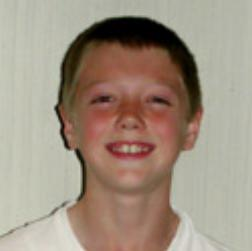
#> input picture images/15_0_0_20170102234355667.jpg, 252 x 251 px; its folder holds only this picture in this run
$ jupyter execute --allow-errors age_prediction_cnn.ipynb
#> lines starting #> are read from the running program, lines starting #| are printed output that depends on the picture; long printed decimals are rounded
[cell 1]
import os
import cv2

1. Data Setup

[cell 2]
image_dir = "./images"
images, labels = [], []

for file_name in os.listdir(image_dir):
    parts = os.path.splitext(file_name)[0].split("_")
    if len(parts) != 4 or any(p == "" for p in parts):
        continue

    age, gender, race, date = int(parts[0]), int(parts[1]), int(parts[2]), parts[3]
    if not (0 <= age <= 116 and gender in (0, 1) and 0 <= race <= 4 and len(date) == 17):
        continue

    img_path = os.path.join(image_dir, file_name)
    img = cv2.imread(img_path)
#> img is the input picture: shape (251, 252, 3); mean B, G, R 129.5, 145.1, 159.8

    images.append(img)
    labels.append({
        "age": age,
        "gender": gender,
        "race": race,
        "datetime": date
    })

print(len(images))
#| 1

2. Data Exploration & Visualisation

[cell 3]
import random
import matplotlib.pyplot as plt
import seaborn as sns

[cell 4]
# Visualize random sample
plt.figure(figsize=(10, 6))
for i in range(9):  # show 9 random images
    idx = random.randint(0, len(images) - 1)
    img = images[idx]
    label = labels[idx]

    plt.subplot(3, 3, i + 1)
    plt.imshow(cv2.cvtColor(img, cv2.COLOR_BGR2RGB))  # convert BGR -> RGB for matplotlib
    plt.axis("off")
    plt.title(f'Age:{label["age"]}\nGender:{label["gender"]} Race:{label["race"]}')
plt.tight_layout()
plt.show()
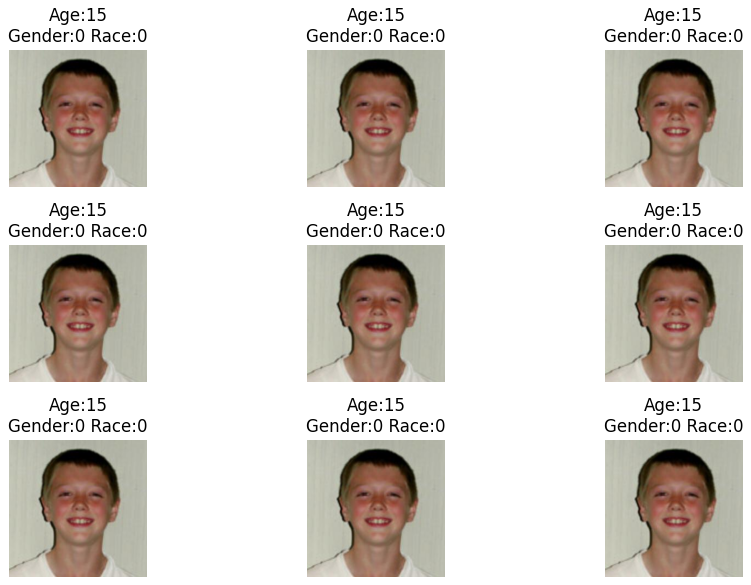
#> figure drawn by matplotlib, 9 panels

# Plot age distribution (histogram)
genders = [i["gender"] for i in labels]
races = [i["race"] for i in labels]
age_list = [i["age"] for i in labels]

plt.figure(figsize=(8, 5))
sns.histplot(age_list, color='blue')
plt.title('Age Distribution')
plt.xlabel('Age')
plt.ylabel('Frequency')
plt.show()
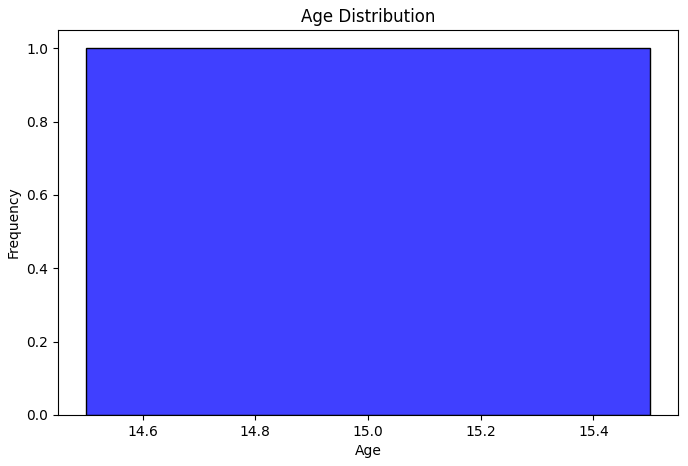
#> figure drawn by matplotlib, 1 panel

# Check class balance
fig, axes = plt.subplots(1, 2, figsize=(12, 5))

sns.countplot(x=genders, ax=axes[0])
axes[0].set_title("Gender Balance (0=Male, 1=Female)")
axes[0].set_xlabel("Gender")
axes[0].set_ylabel("Count")

sns.countplot(x=races, ax=axes[1])
axes[1].set_title("Race Balance")
axes[1].set_xlabel("Race")
axes[1].set_ylabel("Count")

plt.show()
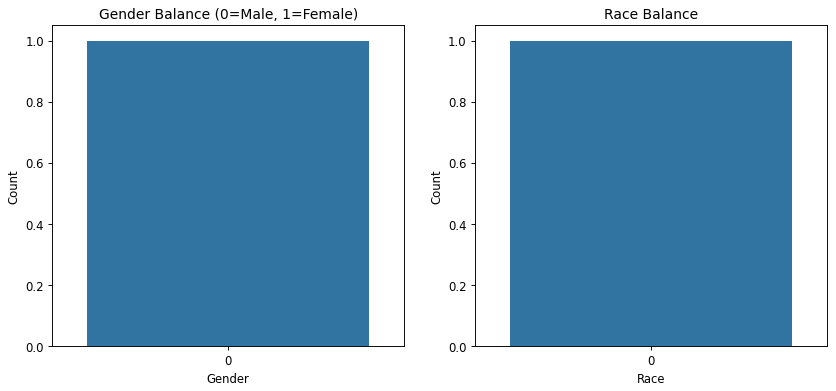
#> figure drawn by matplotlib, 2 panels

# Identify potential biases (e.g., gender, ethnicity, lighting)
plt.figure(figsize=(10, 5))
sns.boxplot(x=genders, y=[i["age"] for i in labels])
plt.title("Age Distribution by Gender")
plt.xlabel("Gender (0=Male, 1=Female)")
plt.ylabel("Age")
plt.show()
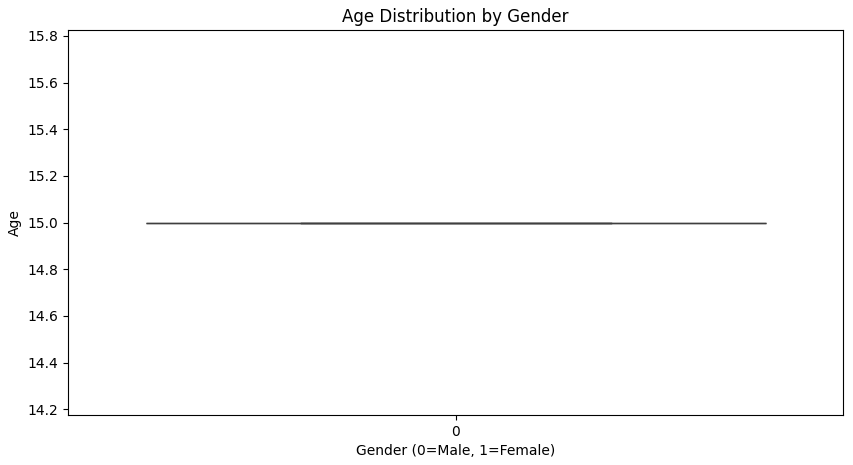
#> figure drawn by matplotlib, 1 panel

plt.figure(figsize=(10, 5))
sns.boxplot(x=races, y=[i["age"] for i in labels])
plt.title("Age Distribution by Race")
plt.xlabel("Race")
plt.ylabel("Age")
plt.show()
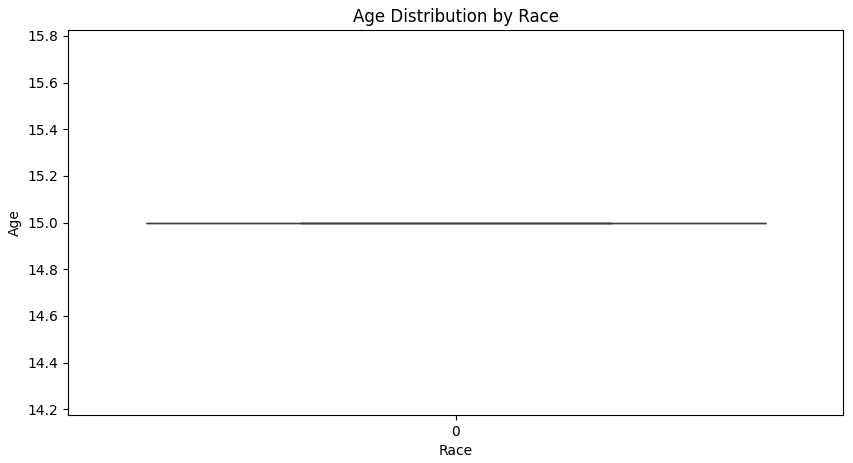
#> figure drawn by matplotlib, 1 panel

3. Data Preprocessing

[cell 5]
# for memory-safe preprocessing
# FREE RAM (safe to run even if vars don't exist)
import gc
for name in ["X", "X_tmp", "X_train", "X_val", "X_test", "dbg_X", "dbg_y", "dbg_w"]:
    if name in globals():
        del globals()[name]
gc.collect()

import cv2
import numpy as np
from sklearn.model_selection import train_test_split
from collections import Counter
import matplotlib.pyplot as plt

# reproducibility
RANDOM_SEED = 42
rng = np.random.default_rng(RANDOM_SEED)

# preprocessing settings
TARGET_SIZE = (224, 224)    # (W, H). If RAM is super tight, use (160,160) or (128,128)
NORMALIZE_01 = True         # we'll scale to [0,1] in the generator
STANDARDIZE = False         # optional: apply (x-mean)/std after normalization (see 3.F)

# split ratios
TEST_SIZE = 0.15
VAL_SIZE  = 0.15  # of total

# stratification bins
AGE_BINS = [0, 5, 12, 18, 30, 45, 60, 80, 200]

# sanity check that points 1–2 ran:
assert "images" in globals() and "labels" in globals(), "Run your dataset loading first (points 1–2)."

[cell 6]
# LABEL ARRAYS
ages    = np.array([d["age"]    for d in labels], dtype=np.float32)  # regression target
genders = np.array([d["gender"] for d in labels], dtype=np.int32)
races   = np.array([d["race"]   for d in labels], dtype=np.int32)

print(f"N={len(ages)} samples")

[cell 7]
# STREAM PREPROCESS -> MEMMAP (avoids huge RAM use)

out_shape = (len(images), TARGET_SIZE[1], TARGET_SIZE[0], 3)  # (N, H, W, 3)
#> out_shape = (1, 224, 224, 3)
mm_path = "preprocessed_images.dat"

# Create memmap for writing
X_mm = np.memmap(mm_path, dtype=np.uint8, mode='w+', shape=out_shape)

def to_rgb_resized_uint8(img_bgr, target_size=TARGET_SIZE):
    img = cv2.resize(img_bgr, target_size, interpolation=cv2.INTER_AREA)
    img = cv2.cvtColor(img, cv2.COLOR_BGR2RGB)
    return img  # uint8

CHUNK = 256
for start in range(0, len(images), CHUNK):
    end = min(start + CHUNK, len(images))
    for i in range(start, end):
        X_mm[i] = to_rgb_resized_uint8(images[i])
    X_mm.flush()
#> this loop made 1 pass
#> end on pass 1: 1

# Free original full-res images to reclaim RAM
images = None
gc.collect()

print("Memmap written:", X_mm.shape, X_mm.dtype, "->", mm_path)
#| Memmap written: (1, 224, 224, 3) uint8 -> preprocessed_images.dat

[cell 8]
# STRATIFIED SPLIT BY AGE BINS (indices only; data stays on disk)
bins_idx = np.digitize(ages, AGE_BINS, right=False) - 1
idx_all = np.arange(len(ages))

# test split
#> (the rest of this cell did not finish here and is left out)

[cell 9]
# VISUALIZE STRATIFIED SPLITS: counts + percentages by age bin

# 1) Build ordered counts per bin
K = len(AGE_BINS) - 1  # number of bins
bin_labels = []
for i in range(K):
    lo, hi = AGE_BINS[i], AGE_BINS[i+1]
    if i < K - 1:
        bin_labels.append(f"{lo}–{hi-1}")
    else:
        bin_labels.append(f"{lo}+")

def counts_in_order(counter, K):
    return np.array([counter.get(i, 0) for i in range(K)], dtype=np.int32)

#> (the rest of this cell did not finish here and is left out)

[cell 10]
# AUGMENTATION UTILS
# [45 lines left out: functions random_hflip, random_rotate, random_crop_and_resize, random_brightness_contrast, add_gaussian_noise, augment_once, not called in this run]

[cell 11]
# quick check: one image (original vs augmented)

# reopen memmap in case of kernel restarts
X_mm = np.memmap(mm_path, dtype=np.uint8, mode='r', shape=out_shape)

#> (the rest of this cell did not finish here and is left out)

[cell 12]
# SAMPLE WEIGHTS (inverse-frequency by bin)
# [4 lines left out: function make_sample_weights, not called in this run]

#> (the rest of this cell did not finish here and is left out)

#> (a cell that did not finish here is left out)

[cell 14]
# BATCH GENERATORS FROM MEMMAP

# reopen memmap in read-only mode (robust if kernel restarts)
X_mm = np.memmap(mm_path, dtype=np.uint8, mode='r', shape=out_shape)

# [27 lines left out: functions train_batch_generator, val_batch_iterator, not called in this run]

# Debug one batch:
#> (the rest of this cell did not finish here and is left out)

[cell 15]
import torch

#> (the rest of this cell did not finish here and is left out)

[cell 16]
fig, axes = plt.subplots(2, 4, figsize=(10,5))
#> (the rest of this cell did not finish here and is left out)

[cell 17]
X_mm = np.memmap(mm_path, dtype=np.uint8, mode='r', shape=out_shape)

# Pick one random training sample
#> (the rest of this cell did not finish here and is left out)

[cell 18]
# MEAN/STD (for STANDARDIZE=True later)
sum_ = np.zeros(3, dtype=np.float64)
sum_sq = np.zeros(3, dtype=np.float64)
count = 0

CHUNK = 512
for start in range(0, len(X_mm), CHUNK):
    end = min(start + CHUNK, len(X_mm))
    batch = X_mm[start:end].astype(np.float32) / 255.0
    sum_   += batch.sum(axis=(0,1,2))
    sum_sq += (batch**2).sum(axis=(0,1,2))
    count  += (batch.shape[0] * batch.shape[1] * batch.shape[2])
#> this loop made 1 pass
#> (end, sum_, sum_sq, count) on pass 1: (1, [31434.1, 28556.4, 25472.1], [21283.2, 18654.6, 15429.5], 50176)
#> after the loop, count = 50176

channel_mean = (sum_ / count).astype(np.float32)
#> channel_mean = [0.626, 0.569, 0.508]
channel_var  = (sum_sq / count) - (channel_mean**2)
#> channel_var = [0.0317, 0.0479, 0.0498]
channel_std  = np.sqrt(np.maximum(channel_var, 1e-12)).astype(np.float32)
#> channel_std = [0.178, 0.219, 0.223]

print("Channel mean:", channel_mean, "std:", channel_std)
#| Channel mean: [0.6265  0.5691  0.5077] std: [0.178 0.2188  0.2231]

[cell 19]
# PyTorch adapter for generators
# [11 lines left out: function torchify_batch, not called in this run]

# Example: get one batch from a train generator
#> (the rest of this cell did not finish here and is left out)

4. Modell-Erstellung

[cell 20]
from tensorflow.keras import layers, models, regularizers

#> (a cell that did not finish here is left out)

Das Modell ist so aufgebaut, dass es Gesichter schrittweise von einfachen zu komplexeren Merkmalen analysiert. Es besteht aus drei Convolutional-Blöcken mit zunehmender Filteranzahl, die durch Batch Normalization stabilisiert und mithilfe von Dropout vor Overfitting geschützt werden. Anschließend kombinieren dichte Schichten die extrahierten Merkmale, um relevante Zusammenhänge für die Altersschätzung zu erkennen. Da es sich um eine Regressionsaufgabe handelt, besitzt das Modell eine lineare Ausgabeschicht mit nur einem Neuron. Als Loss-Funktion wird der Mean Absolute Error verwendet, da dieser gut interpretierbar und robust gegenüber Ausreißern ist.

5. Training

[cell 22]
#Setup the Imports & Data

import numpy as np
from sklearn.model_selection import train_test_split
import tensorflow as tf
from tensorflow.keras import callbacks

# Load the memmap file created in step 3
mm_path = "preprocessed_images.dat"
N = len(ages)  # same length as your labels
X_mm = np.memmap(mm_path, dtype=np.uint8, mode='r', shape=(N, 224, 224, 3))

# Normalize to [0,1]
X = X_mm.astype(np.float32) / 255.0
y = np.array(ages, dtype=np.float32)
#> y = [15]

# Split into train/validation/test
#> (the rest of this cell did not finish here and is left out)

$ run again, on images/1_0_3_20161220144649151.jpg
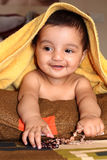
#> input picture images/1_0_3_20161220144649151.jpg, 107 x 160 px
#> img is the input picture: shape (160, 107, 3); mean B, G, R 81.3, 120.5, 171.9
#| 1
#> `plt.show()`:
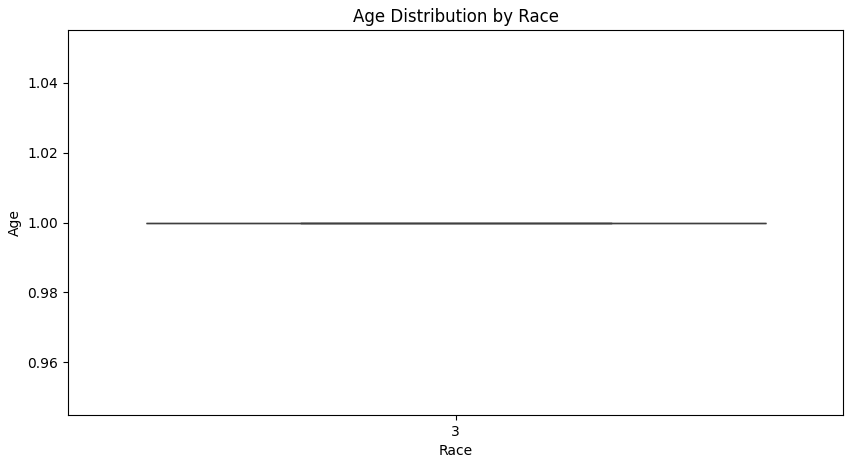
#> figure drawn by matplotlib, 1 panel
#> out_shape = (1, 224, 224, 3)
#> the loop `for start in range(0, len(images), CHUNK):` made 1 pass
#> end on pass 1: 1
#> pass 1, in to_rgb_resized_uint8, `img = cv2.resize(img_bgr, target_size, interpolation=cv2.INTER_AREA)`:
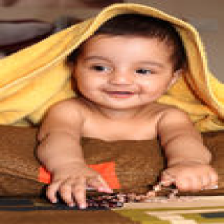
#> img: shape (224, 224, 3); mean B, G, R 81.3, 120.4, 171.8
#| Memmap written: (1, 224, 224, 3) uint8 -> preprocessed_images.dat
#> the loop `for start in range(0, len(X_mm), CHUNK):` made 1 pass
#> (end, sum_, sum_sq, count) on pass 1: (1, [33816.6, 23698.3, 15990], [26049.8, 13650.7, 6651.4], 50176)
#> after the loop `for start in range(0, len(X_mm), CHUNK):`: count = 50176
#> channel_mean = [0.674, 0.472, 0.319]
#> channel_var = [0.0649, 0.049, 0.031]
#> channel_std = [0.255, 0.221, 0.176]
#| Channel mean: [0.674 0.4723 0.3187] std: [0.2548 0.2213 0.1761]
#> y = [1]

$ run again, on images/1_0_3_20161220215945524.jpg
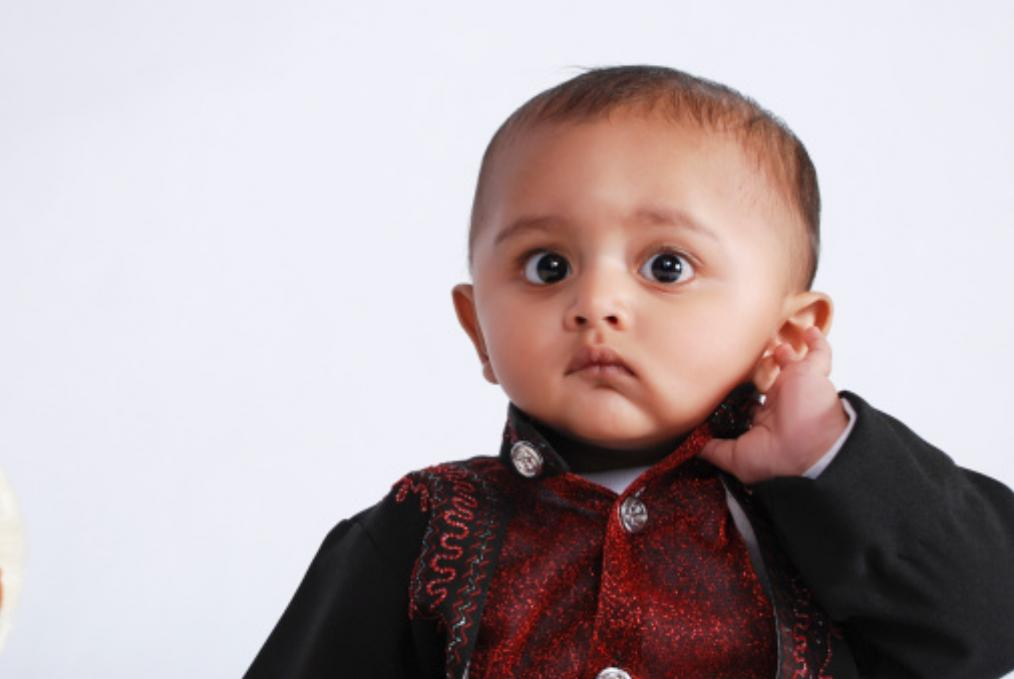
#> input picture images/1_0_3_20161220215945524.jpg, 1014 x 679 px
#> img is the input picture: shape (679, 1014, 3); mean B, G, R 172.3, 168.9, 182.1
#| 1
#> `plt.show()`:
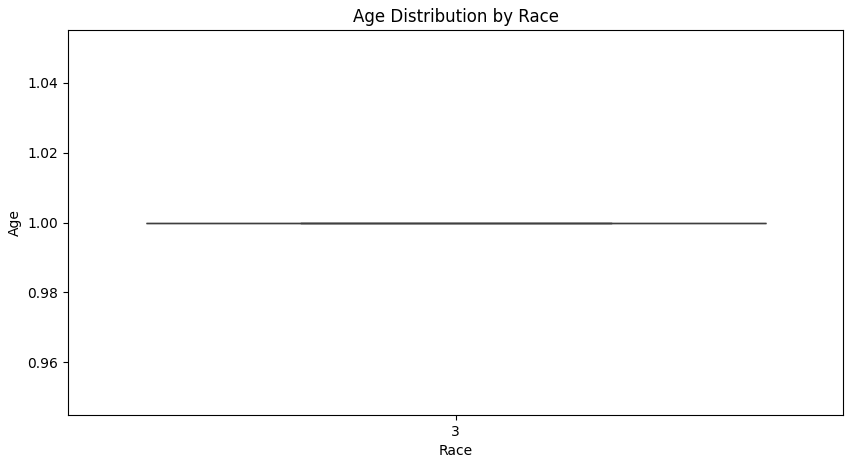
#> figure drawn by matplotlib, 1 panel
#> out_shape = (1, 224, 224, 3)
#> the loop `for start in range(0, len(images), CHUNK):` made 1 pass
#> end on pass 1: 1
#> pass 1, in to_rgb_resized_uint8, `img = cv2.resize(img_bgr, target_size, interpolation=cv2.INTER_AREA)`:
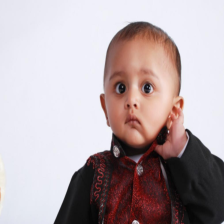
#> img: shape (224, 224, 3); mean B, G, R 172.3, 168.9, 182.2
#| Memmap written: (1, 224, 224, 3) uint8 -> preprocessed_images.dat
#> the loop `for start in range(0, len(X_mm), CHUNK):` made 1 pass
#> (end, sum_, sum_sq, count) on pass 1: (1, [35841.2, 33233.7, 33899.3], [30732.9, 28358.6, 29988.7], 50176)
#> after the loop `for start in range(0, len(X_mm), CHUNK):`: count = 50176
#> channel_mean = [0.714, 0.662, 0.676]
#> channel_var = [0.102, 0.126, 0.141]
#> channel_std = [0.32, 0.356, 0.376]
#| Channel mean: [0.7143 0.6623 0.6756 ] std: [0.3198 0.3556 0.3758 ]
#> y = [1]

$ run again, on images/1_1_0_20170109191232555.jpg
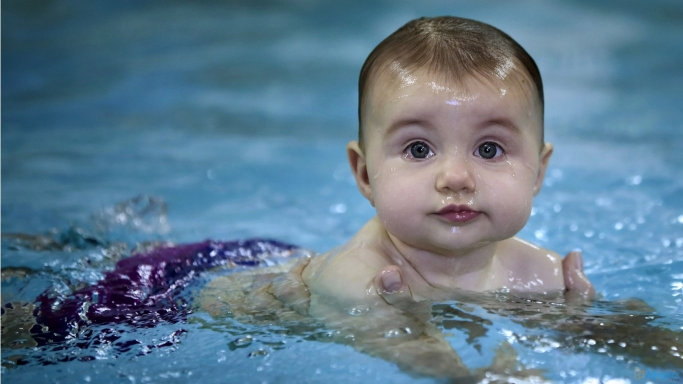
#> input picture images/1_1_0_20170109191232555.jpg, 1366 x 768 px (shown at 1/2 size)
#> img is the input picture: shape (768, 1366, 3); mean B, G, R 140.6, 121.4, 93.3
#| 1
#> `plt.show()`:
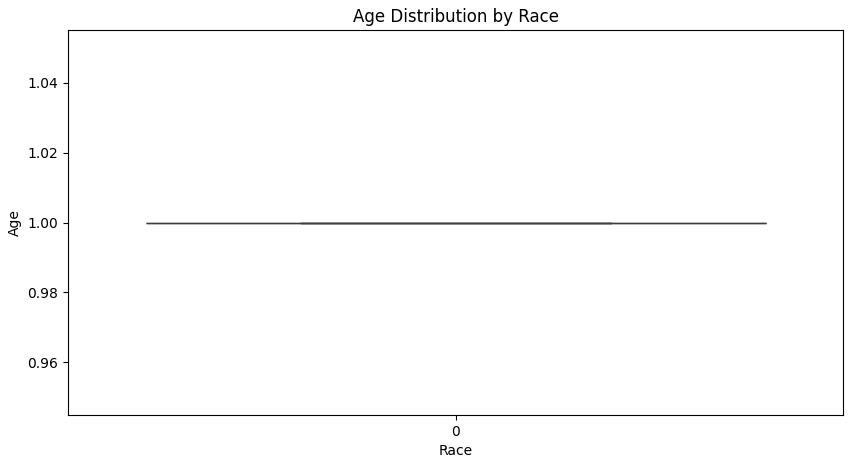
#> figure drawn by matplotlib, 1 panel
#> out_shape = (1, 224, 224, 3)
#> the loop `for start in range(0, len(images), CHUNK):` made 1 pass
#> end on pass 1: 1
#> pass 1, in to_rgb_resized_uint8, `img = cv2.resize(img_bgr, target_size, interpolation=cv2.INTER_AREA)`:
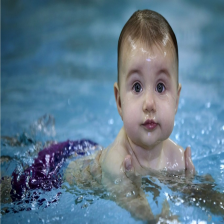
#> img: shape (224, 224, 3); mean B, G, R 140.6, 121.4, 93.3
#| Memmap written: (1, 224, 224, 3) uint8 -> preprocessed_images.dat
#> the loop `for start in range(0, len(X_mm), CHUNK):` made 1 pass
#> (end, sum_, sum_sq, count) on pass 1: (1, [18366.1, 23880.1, 27672.3], [7923.1, 12380.2, 16686.2], 50176)
#> after the loop `for start in range(0, len(X_mm), CHUNK):`: count = 50176
#> channel_mean = [0.366, 0.476, 0.552]
#> channel_var = [0.0239, 0.0202, 0.0284]
#> channel_std = [0.155, 0.142, 0.169]
#| Channel mean: [0.366 0.4759 0.5515  ] std: [0.1547 0.1422 0.1685  ]
#> y = [1]
